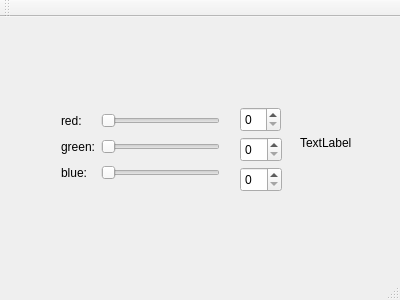
<?xml version="1.0" encoding="UTF-8"?>
<ui version="4.0">
 <class>MainWindow</class>
 <widget class="QMainWindow" name="MainWindow">
  <property name="geometry">
   <rect>
    <x>0</x>
    <y>0</y>
    <width>400</width>
    <height>300</height>
   </rect>
  </property>
  <property name="windowTitle">
   <string>MainWindow</string>
  </property>
  <widget class="QWidget" name="centralWidget">
   <widget class="QWidget" name="gridLayoutWidget">
    <property name="geometry">
     <rect>
      <x>50</x>
      <y>80</y>
      <width>181</width>
      <height>101</height>
     </rect>
    </property>
    <layout class="QGridLayout" name="gridLayout">
     <item row="1" column="1">
      <widget class="QSlider" name="horizontalSliderRed">
       <property name="orientation">
        <enum>Qt::Horizontal</enum>
       </property>
      </widget>
     </item>
     <item row="3" column="0">
      <widget class="QLabel" name="labelBlue">
       <property name="text">
        <string>blue:</string>
       </property>
      </widget>
     </item>
     <item row="1" column="0">
      <widget class="QLabel" name="labelRed">
       <property name="text">
        <string>red:</string>
       </property>
      </widget>
     </item>
     <item row="3" column="1">
      <widget class="QSlider" name="horizontalSliderBlue">
       <property name="orientation">
        <enum>Qt::Horizontal</enum>
       </property>
      </widget>
     </item>
     <item row="2" column="1">
      <widget class="QSlider" name="horizontalSliderGreen">
       <property name="orientation">
        <enum>Qt::Horizontal</enum>
       </property>
      </widget>
     </item>
     <item row="2" column="0">
      <widget class="QLabel" name="labelGreen">
       <property name="text">
        <string>green:</string>
       </property>
      </widget>
     </item>
    </layout>
   </widget>
   <widget class="QLabel" name="colorLabel">
    <property name="geometry">
     <rect>
      <x>300</x>
      <y>100</y>
      <width>62</width>
      <height>51</height>
     </rect>
    </property>
    <property name="text">
     <string>TextLabel</string>
    </property>
   </widget>
   <widget class="QSpinBox" name="spinBoxRed">
    <property name="geometry">
     <rect>
      <x>240</x>
      <y>90</y>
      <width>41</width>
      <height>25</height>
     </rect>
    </property>
   </widget>
   <widget class="QSpinBox" name="spinBoxGreen">
    <property name="geometry">
     <rect>
      <x>240</x>
      <y>120</y>
      <width>42</width>
      <height>25</height>
     </rect>
    </property>
   </widget>
   <widget class="QSpinBox" name="spinBoxBlue">
    <property name="geometry">
     <rect>
      <x>240</x>
      <y>150</y>
      <width>42</width>
      <height>25</height>
     </rect>
    </property>
   </widget>
  </widget>
  <widget class="QMenuBar" name="menuBar">
   <property name="geometry">
    <rect>
     <x>0</x>
     <y>0</y>
     <width>400</width>
     <height>21</height>
    </rect>
   </property>
  </widget>
  <widget class="QToolBar" name="mainToolBar">
   <attribute name="toolBarArea">
    <enum>TopToolBarArea</enum>
   </attribute>
   <attribute name="toolBarBreak">
    <bool>false</bool>
   </attribute>
  </widget>
  <widget class="QStatusBar" name="statusBar"/>
 </widget>
 <layoutdefault spacing="6" margin="11"/>
 <resources/>
 <connections>
  <connection>
   <sender>spinBoxRed</sender>
   <signal>valueChanged(int)</signal>
   <receiver>horizontalSliderRed</receiver>
   <slot>setValue(int)</slot>
   <hints>
    <hint type="sourcelabel">
     <x>260</x>
     <y>140</y>
    </hint>
    <hint type="destinationlabel">
     <x>163</x>
     <y>135</y>
    </hint>
   </hints>
  </connection>
  <connection>
   <sender>horizontalSliderRed</sender>
   <signal>valueChanged(int)</signal>
   <receiver>spinBoxRed</receiver>
   <slot>setValue(int)</slot>
   <hints>
    <hint type="sourcelabel">
     <x>204</x>
     <y>135</y>
    </hint>
    <hint type="destinationlabel">
     <x>265</x>
     <y>145</y>
    </hint>
   </hints>
  </connection>
  <connection>
   <sender>spinBoxGreen</sender>
   <signal>valueChanged(int)</signal>
   <receiver>horizontalSliderGreen</receiver>
   <slot>setValue(int)</slot>
   <hints>
    <hint type="sourcelabel">
     <x>256</x>
     <y>171</y>
    </hint>
    <hint type="destinationlabel">
     <x>194</x>
     <y>169</y>
    </hint>
   </hints>
  </connection>
  <connection>
   <sender>horizontalSliderGreen</sender>
   <signal>valueChanged(int)</signal>
   <receiver>spinBoxGreen</receiver>
   <slot>setValue(int)</slot>
   <hints>
    <hint type="sourcelabel">
     <x>122</x>
     <y>166</y>
    </hint>
    <hint type="destinationlabel">
     <x>267</x>
     <y>180</y>
    </hint>
   </hints>
  </connection>
  <connection>
   <sender>horizontalSliderBlue</sender>
   <signal>valueChanged(int)</signal>
   <receiver>spinBoxBlue</receiver>
   <slot>setValue(int)</slot>
   <hints>
    <hint type="sourcelabel">
     <x>181</x>
     <y>198</y>
    </hint>
    <hint type="destinationlabel">
     <x>263</x>
     <y>206</y>
    </hint>
   </hints>
  </connection>
  <connection>
   <sender>spinBoxBlue</sender>
   <signal>valueChanged(int)</signal>
   <receiver>horizontalSliderBlue</receiver>
   <slot>setValue(int)</slot>
   <hints>
    <hint type="sourcelabel">
     <x>259</x>
     <y>194</y>
    </hint>
    <hint type="destinationlabel">
     <x>139</x>
     <y>198</y>
    </hint>
   </hints>
  </connection>
 </connections>
</ui>
